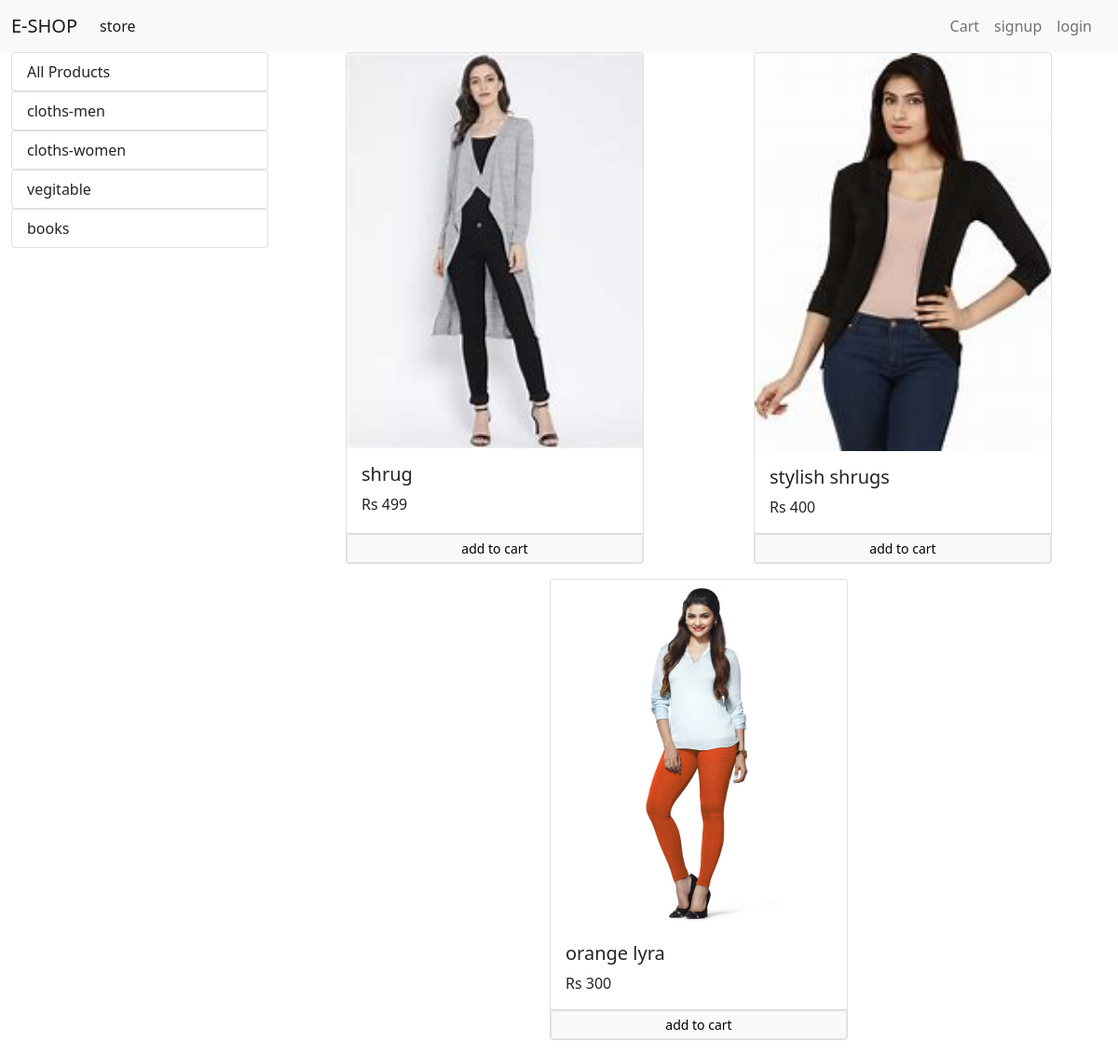
The app's page /?category=2 with its own data.
### aaltu/models/category.py (models this page shows, shortened)
class Category(models.Model):
    name = models.CharField(max_length=23)
    @staticmethod
    def get_all_categories():
        return Category.objects.all()

### aaltu/models/product.py (models this page shows, shortened)
class Products(models.Model):
    name= models.CharField(max_length=225)
    price=models.IntegerField(default=0)
    category= models.ForeignKey(Category ,on_delete=models.CASCADE,default=1)
    discription=models.CharField(max_length=225)
    image=models.ImageField(upload_to='uploads/products/')
    @staticmethod
    def get_all_product_by_catogeryid(Category_id):
        return Products.objects.filter(category=Category_id)

### aaltu/views/home.py (the view, shortened to what this page needs)
# urls.py: path('',Index.as_view(),name='homepage'),
class Index(View):
    def get(self,request):
        cart=request.session.get('cart')
        if not cart:
            request.session['cart']={}
        prod=None
        categ=Category.get_all_categories()
        CategoryID= request.GET.get('category')
        if CategoryID:
            prod=Products.get_all_product_by_catogeryid(CategoryID)
        else :
            prod=Products.get_all_Products()
        data={}
        data['Product']=prod
        data['categories']=categ
        print('you are:',request.session.get('customer'))
        return render(request,'index.html',data)

### aaltu/templatetags/cart.py (called while the page is built)
@register.filter(name='is_in_cart')
def is_in_cart(item,cart):
    keys=cart.keys()
    for id in keys:
        if int(id) == item.id:
            return True
    return False

### aaltu/templatetags/currency_filter.py (called while the page is built)
@register.filter(name='currency')
def currency(number):
  return "Rs "+str(number)

### aaltu/templates/index.html (shortened to what this page needs)
{% extends 'base.html' %}
{%block content%}
     {% load cart%}
     {% load currency_filter %}
   <div class="container-fluid">
      <div class="row">
       <div class="col-lg-3">
         <div class="list-group">
          <a href="/" class="list-group-item list-group-item-action ">All Products</a>
        </div>
       {%for category in categories%}
        <div class="list-group">
          <a href="/?category={{category.id}}" class="list-group-item list-group-item-action ">{{category.name}}</a>
        </div>
        {%endfor%}
       </div>
        <div id="products" class="col-lg-9 mx-auto">
         <div class="row mx-auto  " mx-auto>
            {%for item in Product%}
               <div class="card mx-auto mb-3 p-0" id={{item.id}} style="width: 20rem;">
               <img src="{{item.image.url}}" class="card-img-top" alt="...">
               <div class="card-body">
                 <h5 class="card-title">{{item.name}}</h5>
               <p class="card-text">{{item.price|currency}}</p>
            </div>
             <div class="card-footer p-0" >
              {% if item|is_in_cart:request.session.cart%}
                 <div class="row no-gutters">
                   <form action="/#{{item.id}}" method="POST" class=" col-2">
                 {% csrf_token %}
                 <input hidden type="text" name="item" value='{{item.id}}'>
                 <input hidden type="text" name="remove" value='True'>
                <input type="submit" value="-" class=" btn btn-block btn-secondary">
                </form>
                <div class="text-center col btn-block">{{item|cart_quantity:request.session.cart}}in cart</div>
                 <form action="/#{{item.id}}" method="POST" class=" col-2">
                 {% csrf_token %}
                 <input hidden type="text" name="item" value='{{item.id}}'hidden>
                <input type="submit" value="+" class=" btn btn-block btn-secondary">
                </form>
              </div>
              {% else %}
              <form action="/#{{item.id}}" method="POST" class=" no-gutters ">
                 <input href="/#{{item.id}}" type="submit" class="float-right  btn-light border form-contol w-100 btn-sm"value="add to cart">
              </form>
              {% endif %}
             </div>
            </div>
            {%endfor%}
         </div>
       </div>
      </div>
   </div>
    {% endblock %}

### records on screen
Category: name "cloths-men"
Category: name "cloths-women"
Category: name "vegitable"
Category: name "books"
Products: image (picture), name "shrug", price "Rs 499"
Products: image (picture), name "stylish shrugs", price "Rs 400"
Products: image (picture), name "orange lyra", price "Rs 300"
